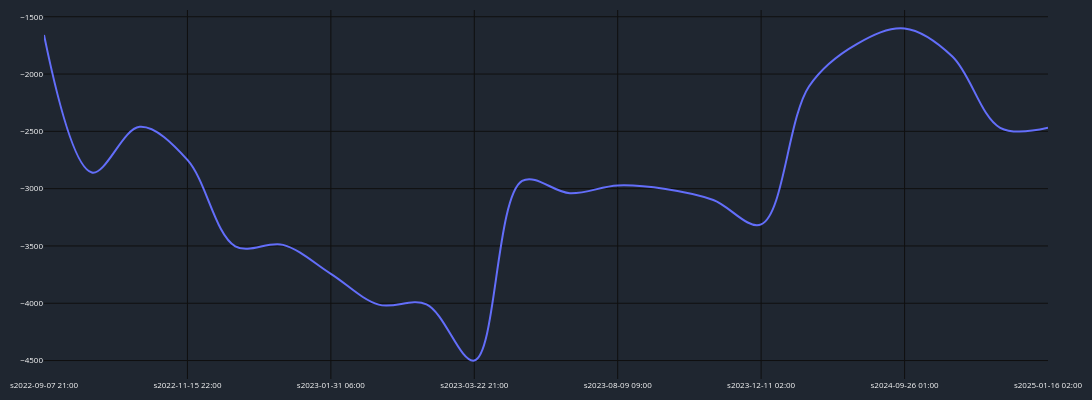

Notebook code for this chart:
### Code cell
cp = CandlePlot(df_trades,candles= False)
cp.show_plot(line_traces=['GAIN_C'])

### Figure 1 — Plotly figure (JSON) as saved in the notebook; plotly's stock layout.template omitted (floating-point values rounded to 4 significant figures)
{"data": [{"line": {"shape": "spline", "width": 2}, "name": "GAIN_C", "type": "scatter", "x": ["s2022-09-07 21:00", "s2022-09-25 21:00", "s2022-10-11 09:00", "s2022-11-15 22:00", "s2022-12-14 18:00", "s2022-12-21 02:00", "s2023-01-31 06:00", "s2023-02-08 06:00", "s2023-02-15 10:00", "s2023-03-22 21:00", "s2023-04-04 05:00", "s2023-07-27 01:00", "s2023-08-09 09:00", "s2023-09-15 01:00", "s2023-10-31 09:00", "s2023-12-11 02:00", "s2024-01-12 10:00", "s2024-07-25 01:00", "s2024-09-26 01:00", "s2024-11-21 22:00", "s2024-12-19 18:00", "s2025-01-16 02:00"], "y": [-1659.0, -2859.0, -2461.0, -2749.0, -3503.0, -3491.0, -3744.0, -4012.0, -4010.0, -4500.0, -2933.0, -3040.0, -2972.0, -3003.0, -3099.0, -3311.0, -2108.0, -1739.0, -1602.0, -1847.0, -2469.0, -2469.0]}], "layout": {"font": {"color": "white", "size": 8}, "height": 400, "margin": {"b": 10, "l": 10, "r": 10, "t": 10}, "paper_bgcolor": "#1f2630", "plot_bgcolor": "#1f2630", "width": 1500, "xaxis": {"gridcolor": "rgb(15,15,15)", "nticks": 10, "rangeslider": {"visible": false}}, "yaxis": {"gridcolor": "rgb(15,15,15)"}}}
